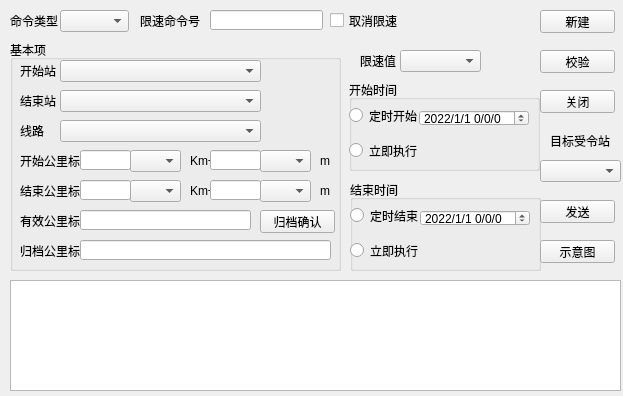
<?xml version="1.0" encoding="UTF-8"?>
<ui version="4.0">
 <class>tsrs</class>
 <widget class="QWidget" name="tsrs">
  <property name="geometry">
   <rect>
    <x>0</x>
    <y>0</y>
    <width>623</width>
    <height>396</height>
   </rect>
  </property>
  <property name="windowTitle">
   <string>限速命令输入</string>
  </property>
  <widget class="QWidget" name="widget" native="true">
   <property name="geometry">
    <rect>
     <x>0</x>
     <y>0</y>
     <width>541</width>
     <height>271</height>
    </rect>
   </property>
   <widget class="QLabel" name="label">
    <property name="geometry">
     <rect>
      <x>10</x>
      <y>10</y>
      <width>54</width>
      <height>21</height>
     </rect>
    </property>
    <property name="text">
     <string>命令类型</string>
    </property>
   </widget>
   <widget class="QComboBox" name="comboBox">
    <property name="geometry">
     <rect>
      <x>60</x>
      <y>10</y>
      <width>69</width>
      <height>22</height>
     </rect>
    </property>
   </widget>
   <widget class="QLabel" name="label_2">
    <property name="geometry">
     <rect>
      <x>140</x>
      <y>10</y>
      <width>71</width>
      <height>21</height>
     </rect>
    </property>
    <property name="text">
     <string>限速命令号</string>
    </property>
   </widget>
   <widget class="QLineEdit" name="lineEdit">
    <property name="geometry">
     <rect>
      <x>210</x>
      <y>10</y>
      <width>113</width>
      <height>20</height>
     </rect>
    </property>
   </widget>
   <widget class="QCheckBox" name="checkBox">
    <property name="geometry">
     <rect>
      <x>330</x>
      <y>10</y>
      <width>71</width>
      <height>21</height>
     </rect>
    </property>
    <property name="text">
     <string>取消限速</string>
    </property>
   </widget>
   <widget class="QGroupBox" name="groupBox">
    <property name="geometry">
     <rect>
      <x>10</x>
      <y>40</y>
      <width>331</width>
      <height>231</height>
     </rect>
    </property>
    <property name="title">
     <string>基本项</string>
    </property>
    <widget class="QLabel" name="label_3">
     <property name="geometry">
      <rect>
       <x>10</x>
       <y>20</y>
       <width>54</width>
       <height>21</height>
      </rect>
     </property>
     <property name="text">
      <string>开始站</string>
     </property>
    </widget>
    <widget class="QComboBox" name="comboBox_2">
     <property name="geometry">
      <rect>
       <x>50</x>
       <y>20</y>
       <width>201</width>
       <height>22</height>
      </rect>
     </property>
    </widget>
    <widget class="QLabel" name="label_4">
     <property name="geometry">
      <rect>
       <x>10</x>
       <y>50</y>
       <width>54</width>
       <height>21</height>
      </rect>
     </property>
     <property name="text">
      <string>结束站</string>
     </property>
    </widget>
    <widget class="QComboBox" name="comboBox_3">
     <property name="geometry">
      <rect>
       <x>50</x>
       <y>50</y>
       <width>201</width>
       <height>22</height>
      </rect>
     </property>
    </widget>
    <widget class="QLabel" name="label_5">
     <property name="geometry">
      <rect>
       <x>10</x>
       <y>80</y>
       <width>54</width>
       <height>21</height>
      </rect>
     </property>
     <property name="text">
      <string>线路</string>
     </property>
    </widget>
    <widget class="QComboBox" name="comboBox_4">
     <property name="geometry">
      <rect>
       <x>50</x>
       <y>80</y>
       <width>201</width>
       <height>22</height>
      </rect>
     </property>
    </widget>
    <widget class="QComboBox" name="comboBox_5">
     <property name="geometry">
      <rect>
       <x>120</x>
       <y>110</y>
       <width>51</width>
       <height>22</height>
      </rect>
     </property>
    </widget>
    <widget class="QLabel" name="label_6">
     <property name="geometry">
      <rect>
       <x>10</x>
       <y>110</y>
       <width>61</width>
       <height>21</height>
      </rect>
     </property>
     <property name="text">
      <string>开始公里标</string>
     </property>
    </widget>
    <widget class="QLineEdit" name="lineEdit_2">
     <property name="geometry">
      <rect>
       <x>70</x>
       <y>110</y>
       <width>51</width>
       <height>20</height>
      </rect>
     </property>
    </widget>
    <widget class="QLabel" name="label_7">
     <property name="geometry">
      <rect>
       <x>180</x>
       <y>110</y>
       <width>31</width>
       <height>21</height>
      </rect>
     </property>
     <property name="text">
      <string>Km+</string>
     </property>
    </widget>
    <widget class="QLineEdit" name="lineEdit_3">
     <property name="geometry">
      <rect>
       <x>200</x>
       <y>110</y>
       <width>51</width>
       <height>20</height>
      </rect>
     </property>
    </widget>
    <widget class="QComboBox" name="comboBox_6">
     <property name="geometry">
      <rect>
       <x>250</x>
       <y>110</y>
       <width>51</width>
       <height>22</height>
      </rect>
     </property>
    </widget>
    <widget class="QLabel" name="label_8">
     <property name="geometry">
      <rect>
       <x>310</x>
       <y>110</y>
       <width>21</width>
       <height>21</height>
      </rect>
     </property>
     <property name="text">
      <string>m</string>
     </property>
    </widget>
    <widget class="QLineEdit" name="lineEdit_4">
     <property name="geometry">
      <rect>
       <x>70</x>
       <y>140</y>
       <width>51</width>
       <height>20</height>
      </rect>
     </property>
    </widget>
    <widget class="QLabel" name="label_9">
     <property name="geometry">
      <rect>
       <x>180</x>
       <y>140</y>
       <width>31</width>
       <height>21</height>
      </rect>
     </property>
     <property name="text">
      <string>Km+</string>
     </property>
    </widget>
    <widget class="QComboBox" name="comboBox_7">
     <property name="geometry">
      <rect>
       <x>250</x>
       <y>140</y>
       <width>51</width>
       <height>22</height>
      </rect>
     </property>
    </widget>
    <widget class="QLabel" name="label_10">
     <property name="geometry">
      <rect>
       <x>10</x>
       <y>140</y>
       <width>61</width>
       <height>21</height>
      </rect>
     </property>
     <property name="text">
      <string>结束公里标</string>
     </property>
    </widget>
    <widget class="QComboBox" name="comboBox_8">
     <property name="geometry">
      <rect>
       <x>120</x>
       <y>140</y>
       <width>51</width>
       <height>22</height>
      </rect>
     </property>
    </widget>
    <widget class="QLabel" name="label_11">
     <property name="geometry">
      <rect>
       <x>310</x>
       <y>140</y>
       <width>21</width>
       <height>21</height>
      </rect>
     </property>
     <property name="text">
      <string>m</string>
     </property>
    </widget>
    <widget class="QLineEdit" name="lineEdit_5">
     <property name="geometry">
      <rect>
       <x>200</x>
       <y>140</y>
       <width>51</width>
       <height>20</height>
      </rect>
     </property>
    </widget>
    <widget class="QLineEdit" name="lineEdit_6">
     <property name="geometry">
      <rect>
       <x>70</x>
       <y>170</y>
       <width>171</width>
       <height>20</height>
      </rect>
     </property>
    </widget>
    <widget class="QLabel" name="label_12">
     <property name="geometry">
      <rect>
       <x>10</x>
       <y>170</y>
       <width>61</width>
       <height>21</height>
      </rect>
     </property>
     <property name="text">
      <string>有效公里标</string>
     </property>
    </widget>
    <widget class="QPushButton" name="pushButton">
     <property name="geometry">
      <rect>
       <x>250</x>
       <y>170</y>
       <width>75</width>
       <height>23</height>
      </rect>
     </property>
     <property name="text">
      <string>归档确认</string>
     </property>
    </widget>
    <widget class="QLabel" name="label_13">
     <property name="geometry">
      <rect>
       <x>10</x>
       <y>200</y>
       <width>61</width>
       <height>21</height>
      </rect>
     </property>
     <property name="text">
      <string>归档公里标</string>
     </property>
    </widget>
    <widget class="QLineEdit" name="lineEdit_7">
     <property name="geometry">
      <rect>
       <x>70</x>
       <y>200</y>
       <width>251</width>
       <height>20</height>
      </rect>
     </property>
    </widget>
   </widget>
   <widget class="QComboBox" name="comboBox_9">
    <property name="geometry">
     <rect>
      <x>400</x>
      <y>50</y>
      <width>81</width>
      <height>22</height>
     </rect>
    </property>
   </widget>
   <widget class="QLabel" name="label_14">
    <property name="geometry">
     <rect>
      <x>360</x>
      <y>50</y>
      <width>54</width>
      <height>21</height>
     </rect>
    </property>
    <property name="text">
     <string>限速值</string>
    </property>
   </widget>
   <widget class="QGroupBox" name="groupBox_2">
    <property name="geometry">
     <rect>
      <x>349</x>
      <y>80</y>
      <width>191</width>
      <height>91</height>
     </rect>
    </property>
    <property name="title">
     <string>开始时间</string>
    </property>
    <widget class="QRadioButton" name="radioButton">
     <property name="geometry">
      <rect>
       <x>0</x>
       <y>25</y>
       <width>71</width>
       <height>21</height>
      </rect>
     </property>
     <property name="text">
      <string>定时开始</string>
     </property>
    </widget>
    <widget class="QDateEdit" name="dateEdit">
     <property name="geometry">
      <rect>
       <x>70</x>
       <y>30</y>
       <width>110</width>
       <height>16</height>
      </rect>
     </property>
     <property name="displayFormat">
      <string>yyyy/M/d h/m/s</string>
     </property>
     <property name="currentSectionIndex">
      <number>0</number>
     </property>
     <property name="date">
      <date>
       <year>2022</year>
       <month>1</month>
       <day>1</day>
      </date>
     </property>
    </widget>
    <widget class="QRadioButton" name="radioButton_2">
     <property name="geometry">
      <rect>
       <x>0</x>
       <y>60</y>
       <width>71</width>
       <height>21</height>
      </rect>
     </property>
     <property name="text">
      <string>立即执行</string>
     </property>
    </widget>
   </widget>
   <widget class="QGroupBox" name="groupBox_3">
    <property name="geometry">
     <rect>
      <x>350</x>
      <y>180</y>
      <width>191</width>
      <height>91</height>
     </rect>
    </property>
    <property name="title">
     <string>结束时间</string>
    </property>
    <widget class="QRadioButton" name="radioButton_3">
     <property name="geometry">
      <rect>
       <x>0</x>
       <y>25</y>
       <width>71</width>
       <height>21</height>
      </rect>
     </property>
     <property name="text">
      <string>定时结束</string>
     </property>
    </widget>
    <widget class="QDateEdit" name="dateEdit_2">
     <property name="geometry">
      <rect>
       <x>70</x>
       <y>30</y>
       <width>110</width>
       <height>16</height>
      </rect>
     </property>
     <property name="displayFormat">
      <string>yyyy/M/d h/m/s</string>
     </property>
     <property name="currentSectionIndex">
      <number>0</number>
     </property>
     <property name="date">
      <date>
       <year>2022</year>
       <month>1</month>
       <day>1</day>
      </date>
     </property>
    </widget>
    <widget class="QRadioButton" name="radioButton_4">
     <property name="geometry">
      <rect>
       <x>0</x>
       <y>60</y>
       <width>71</width>
       <height>21</height>
      </rect>
     </property>
     <property name="text">
      <string>立即执行</string>
     </property>
    </widget>
   </widget>
  </widget>
  <widget class="QTableWidget" name="tableWidget">
   <property name="geometry">
    <rect>
     <x>10</x>
     <y>280</y>
     <width>611</width>
     <height>111</height>
    </rect>
   </property>
  </widget>
  <widget class="QWidget" name="widget_2" native="true">
   <property name="geometry">
    <rect>
     <x>540</x>
     <y>0</y>
     <width>81</width>
     <height>271</height>
    </rect>
   </property>
   <widget class="QPushButton" name="pushButton_2">
    <property name="geometry">
     <rect>
      <x>0</x>
      <y>10</y>
      <width>75</width>
      <height>23</height>
     </rect>
    </property>
    <property name="text">
     <string>新建</string>
    </property>
   </widget>
   <widget class="QPushButton" name="pushButton_3">
    <property name="geometry">
     <rect>
      <x>0</x>
      <y>50</y>
      <width>75</width>
      <height>23</height>
     </rect>
    </property>
    <property name="text">
     <string>校验</string>
    </property>
   </widget>
   <widget class="QPushButton" name="pushButton_4">
    <property name="geometry">
     <rect>
      <x>0</x>
      <y>90</y>
      <width>75</width>
      <height>23</height>
     </rect>
    </property>
    <property name="text">
     <string>关闭</string>
    </property>
   </widget>
   <widget class="QLabel" name="label_15">
    <property name="geometry">
     <rect>
      <x>10</x>
      <y>130</y>
      <width>61</width>
      <height>21</height>
     </rect>
    </property>
    <property name="text">
     <string>目标受令站</string>
    </property>
   </widget>
   <widget class="QComboBox" name="comboBox_10">
    <property name="geometry">
     <rect>
      <x>0</x>
      <y>160</y>
      <width>81</width>
      <height>22</height>
     </rect>
    </property>
   </widget>
   <widget class="QPushButton" name="pushButton_5">
    <property name="geometry">
     <rect>
      <x>0</x>
      <y>200</y>
      <width>75</width>
      <height>23</height>
     </rect>
    </property>
    <property name="text">
     <string>发送</string>
    </property>
   </widget>
   <widget class="QPushButton" name="pushButton_6">
    <property name="geometry">
     <rect>
      <x>0</x>
      <y>240</y>
      <width>75</width>
      <height>23</height>
     </rect>
    </property>
    <property name="text">
     <string>示意图</string>
    </property>
   </widget>
  </widget>
 </widget>
 <resources/>
 <connections/>
</ui>
